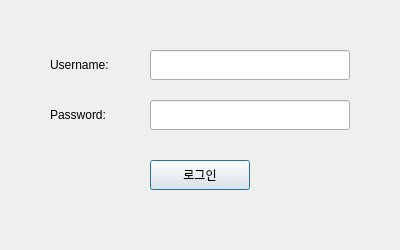
<?xml version='1.0' encoding='utf-8'?>
<ui version="4.0">
  <!-- Generated for PYSIDE6 -->
  <class>LoginDialog</class>
  <widget class="QDialog" name="LoginDialog">
    <property name="geometry">
      <rect>
        <x>0</x>
        <y>0</y>
        <width>400</width>
        <height>250</height>
      </rect>
    </property>
    <widget class="QLabel" name="labelUsername">
      <property name="text">
        <string>Username:</string>
      </property>
      <property name="geometry">
        <rect>
          <x>50</x>
          <y>50</y>
          <width>100</width>
          <height>30</height>
        </rect>
      </property>
    </widget>
    <widget class="QLineEdit" name="editUsername">
      <property name="geometry">
        <rect>
          <x>150</x>
          <y>50</y>
          <width>200</width>
          <height>30</height>
        </rect>
      </property>
    </widget>
    <widget class="QLabel" name="labelPassword">
      <property name="text">
        <string>Password:</string>
      </property>
      <property name="geometry">
        <rect>
          <x>50</x>
          <y>100</y>
          <width>100</width>
          <height>30</height>
        </rect>
      </property>
    </widget>
    <widget class="QLineEdit" name="editPassword">
      <property name="geometry">
        <rect>
          <x>150</x>
          <y>100</y>
          <width>200</width>
          <height>30</height>
        </rect>
      </property>
    </widget>
    <widget class="QPushButton" name="btnLogin">
      <property name="geometry">
        <rect>
          <x>150</x>
          <y>160</y>
          <width>100</width>
          <height>30</height>
        </rect>
      </property>
      <property name="text">
        <string>로그인</string>
      </property>
    </widget>
    <property name="windowTitle">
      <string>사용자 로그인</string>
    </property>
  </widget>
</ui>
